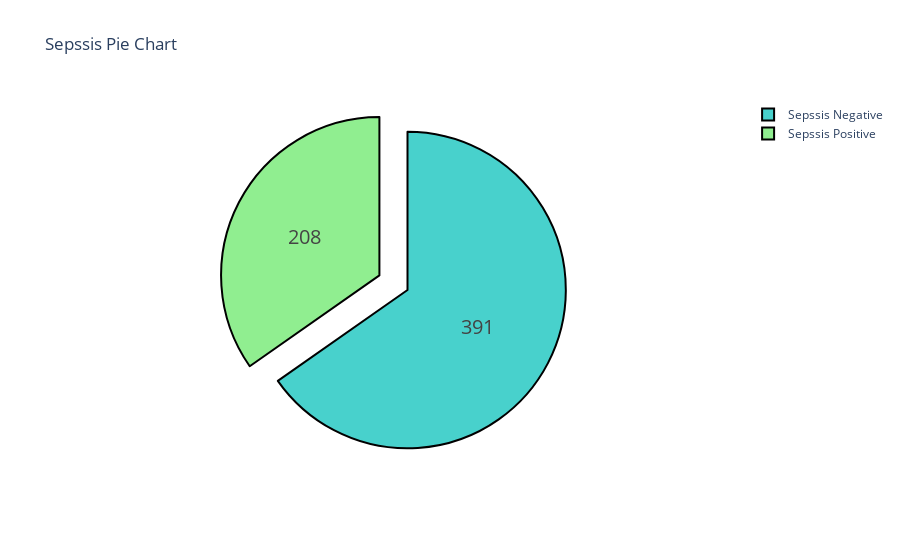

This figure's notebook cell:
### Markdown cell above
#### OBSERVATION
- The Gender is evenly distributed 
- Over 50% of all contract types are month-on-month basis
- Electronic Check is the most used,covering 30% of all payment methods

### Code cell
labels = ['Sepssis Negative','Sepssis Positive']
values = data.value_counts("Sepssis")

colors = ['mediumturquoise', 'lightgreen']

# pull is given as a fraction of the pie radius
fig = go.Figure(data=[go.Pie(labels=labels, values=values, pull=[ 0, 0.2])])
fig.update_traces(hoverinfo='label+percent', textinfo='value', textfont_size=20,
                  marker=dict(colors=colors, line=dict(color='#000000', width=2)))

fig.update_layout(title_text='Sepssis Pie Chart')
fig.show()

### Figure 1 — Plotly figure (JSON) as saved in the notebook; plotly's stock layout.template omitted (floating-point values rounded to 4 significant figures)
{"data": [{"hoverinfo": "label+percent", "labels": ["Sepssis Negative", "Sepssis Positive"], "marker": {"colors": ["mediumturquoise", "lightgreen"], "line": {"color": "#000000", "width": 2}}, "pull": [0, 0.2], "textfont": {"size": 20}, "textinfo": "value", "type": "pie", "values": [391, 208]}], "layout": {"title": {"text": "Sepssis Pie Chart"}}}
